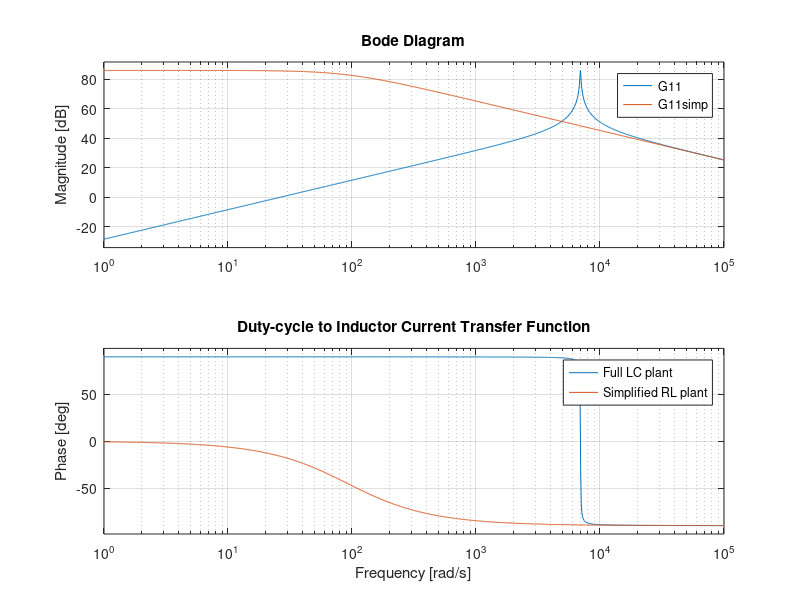
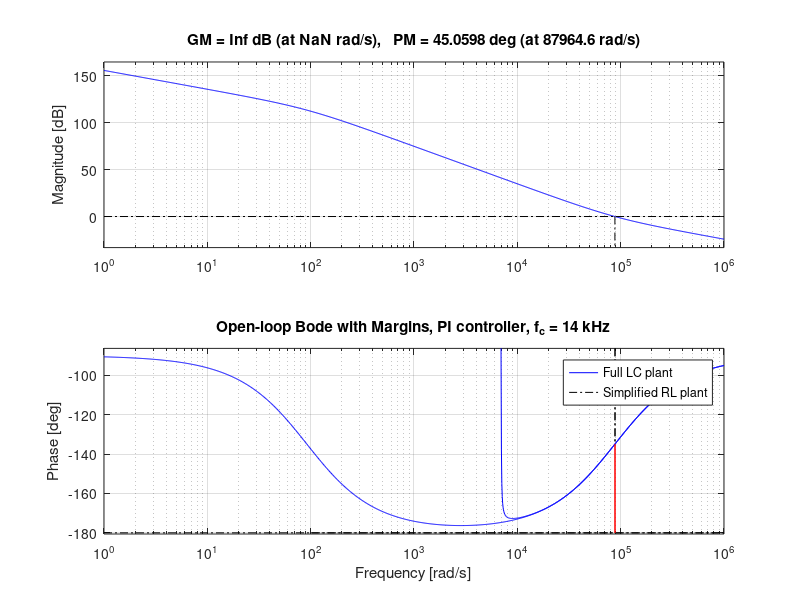
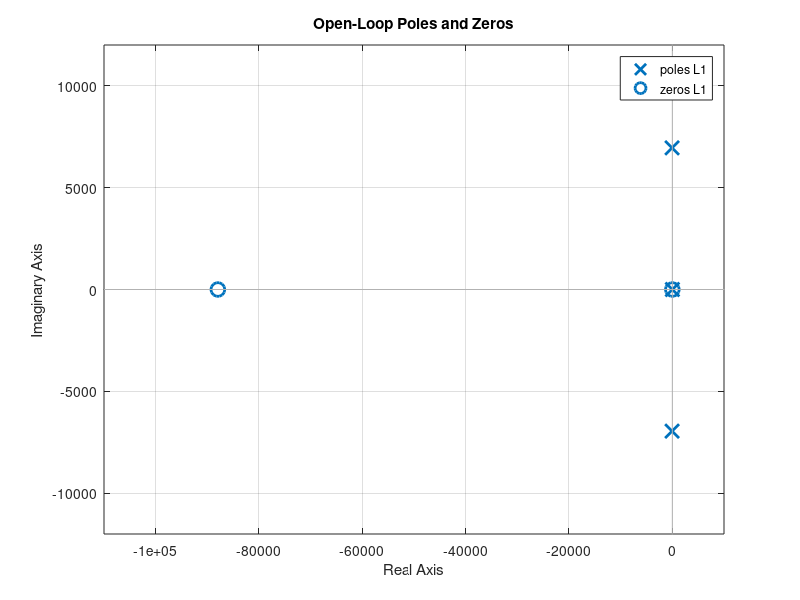
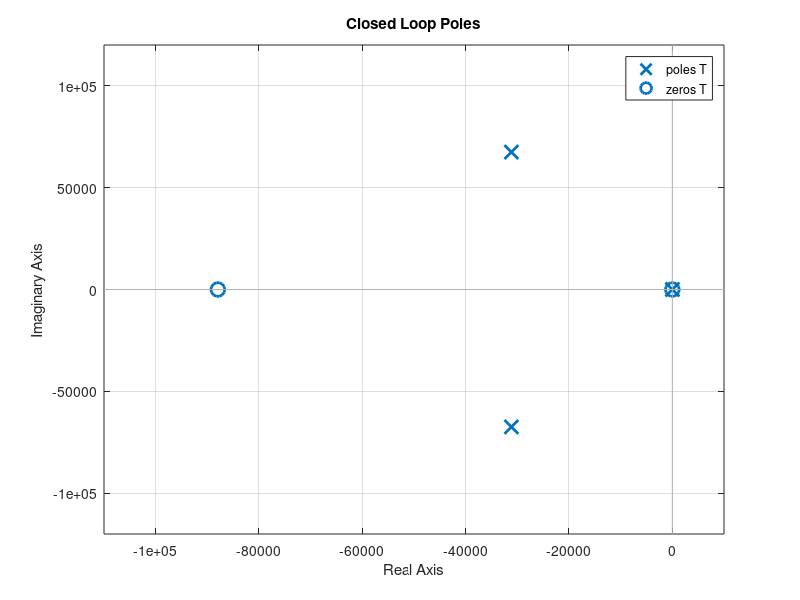

Write MATLAB code to recreate these figures, in order.
%Crossover frequency at 7 kHz

%Parameters
L  = 0.4137e-3;
C  = 50e-6;
RL = 0.03799;
fs = 70e3;
Vb = 750;
D  = 0.5;

%% -------------------------------------------------
% Plant models
%% -------------------------------------------------
s = tf('s');

% Full LC plant (duty -> inductor current)
den = s^2 + (RL/L)*s + 1/(L*C);
G11 = (Vb/L)*s / den;

% Simplified RL plant
G11simp = Vb/(s*L + RL);

figure
bode(G11, G11simp)
grid on
legend('Full LC plant','Simplified RL plant','Location','best')
title('Duty-cycle to Inductor Current Transfer Function')

fc1 = 14e3;       
wc1 = 2*pi*fc1;

wi1 = wc1; 
Kp1 = wc1*L/(sqrt(2)*Vb); 
Ki1 = Kp1 * wi1;
fprintf('7 kHz controller:\n');
fprintf('  Kp1 = %.6g\n', Kp1);
fprintf('  Ki1 = %.6g\n', Ki1);
Gc1 = Kp1*(1 + wi1/s);

L1 = Gc1 * G11;
L1_simp = Gc1 * G11simp;

figure
margin(L1)
hold on
margin(L1_simp)
grid on
legend('Full LC plant', 'Simplified RL plant', 'Location','best')
title('Open-loop Bode with Margins, PI controller, f_c = 14 kHz')

figure;
pzmap(L1)
grid on;
title('Open-Loop Poles and Zeros');

T=feedback(L1,1);
figure ;
pzmap(T)
grid on;
title("Closed Loop Poles");